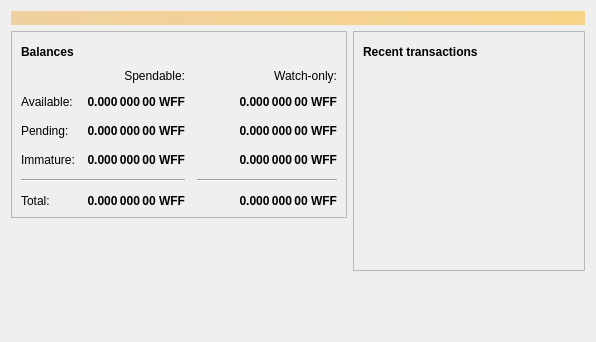
<?xml version="1.0" encoding="UTF-8"?>
<ui version="4.0">
 <class>OverviewPage</class>
 <widget class="QWidget" name="OverviewPage">
  <property name="geometry">
   <rect>
    <x>0</x>
    <y>0</y>
    <width>596</width>
    <height>342</height>
   </rect>
  </property>
  <property name="windowTitle">
   <string>Form</string>
  </property>
  <layout class="QVBoxLayout" name="topLayout">
   <item>
    <widget class="QLabel" name="labelAlerts">
     <property name="visible">
      <bool>false</bool>
     </property>
     <property name="styleSheet">
      <string notr="true">QLabel { background-color: qlineargradient(x1: 0, y1: 0, x2: 1, y2: 0, stop:0 #F0D0A0, stop:1 #F8D488); color:#000000; }</string>
     </property>
     <property name="wordWrap">
      <bool>true</bool>
     </property>
     <property name="margin">
      <number>3</number>
     </property>
     <property name="textInteractionFlags">
      <set>Qt::TextSelectableByMouse</set>
     </property>
    </widget>
   </item>
   <item>
    <layout class="QHBoxLayout" name="horizontalLayout" stretch="1,1">
     <item>
      <layout class="QVBoxLayout" name="verticalLayout_2">
       <item>
        <widget class="QFrame" name="frame">
         <property name="frameShape">
          <enum>QFrame::StyledPanel</enum>
         </property>
         <property name="frameShadow">
          <enum>QFrame::Raised</enum>
         </property>
         <layout class="QVBoxLayout" name="verticalLayout_4">
          <item>
           <layout class="QHBoxLayout" name="horizontalLayout_4">
            <item>
             <widget class="QLabel" name="label_5">
              <property name="font">
               <font>
                <weight>75</weight>
                <bold>true</bold>
               </font>
              </property>
              <property name="text">
               <string>Balances</string>
              </property>
             </widget>
            </item>
            <item>
             <widget class="QPushButton" name="labelWalletStatus">
              <property name="enabled">
               <bool>true</bool>
              </property>
              <property name="maximumSize">
               <size>
                <width>30</width>
                <height>16777215</height>
               </size>
              </property>
              <property name="toolTip">
               <string>The displayed information may be out of date. Your wallet automatically synchronizes with the Whiff network after a connection is established, but this process has not completed yet.</string>
              </property>
              <property name="text">
               <string/>
              </property>
              <property name="icon">
               <iconset resource="../whiff.qrc">
                <normaloff>:/icons/warning</normaloff>
                <disabledoff>:/icons/warning</disabledoff>:/icons/warning</iconset>
              </property>
              <property name="iconSize">
               <size>
                <width>24</width>
                <height>24</height>
               </size>
              </property>
              <property name="flat">
               <bool>true</bool>
              </property>
             </widget>
            </item>
            <item>
             <spacer name="horizontalSpacer_3">
              <property name="orientation">
               <enum>Qt::Horizontal</enum>
              </property>
              <property name="sizeHint" stdset="0">
               <size>
                <width>40</width>
                <height>20</height>
               </size>
              </property>
             </spacer>
            </item>
           </layout>
          </item>
          <item>
           <layout class="QGridLayout" name="gridLayout">
            <property name="spacing">
             <number>12</number>
            </property>
            <item row="2" column="2">
             <widget class="QLabel" name="labelWatchPending">
              <property name="font">
               <font>
                <weight>75</weight>
                <bold>true</bold>
               </font>
              </property>
              <property name="cursor">
               <cursorShape>IBeamCursor</cursorShape>
              </property>
              <property name="toolTip">
               <string>Unconfirmed transactions to watch-only addresses</string>
              </property>
              <property name="text">
               <string notr="true">0.000 000 00 WFF</string>
              </property>
              <property name="alignment">
               <set>Qt::AlignRight|Qt::AlignTrailing|Qt::AlignVCenter</set>
              </property>
              <property name="textInteractionFlags">
               <set>Qt::LinksAccessibleByMouse|Qt::TextSelectableByKeyboard|Qt::TextSelectableByMouse</set>
              </property>
             </widget>
            </item>
            <item row="2" column="1">
             <widget class="QLabel" name="labelUnconfirmed">
              <property name="font">
               <font>
                <weight>75</weight>
                <bold>true</bold>
               </font>
              </property>
              <property name="cursor">
               <cursorShape>IBeamCursor</cursorShape>
              </property>
              <property name="toolTip">
               <string>Total of transactions that have yet to be confirmed, and do not yet count toward the spendable balance</string>
              </property>
              <property name="text">
               <string notr="true">0.000 000 00 WFF</string>
              </property>
              <property name="alignment">
               <set>Qt::AlignRight|Qt::AlignTrailing|Qt::AlignVCenter</set>
              </property>
              <property name="textInteractionFlags">
               <set>Qt::LinksAccessibleByMouse|Qt::TextSelectableByKeyboard|Qt::TextSelectableByMouse</set>
              </property>
             </widget>
            </item>
            <item row="3" column="2">
             <widget class="QLabel" name="labelWatchImmature">
              <property name="font">
               <font>
                <weight>75</weight>
                <bold>true</bold>
               </font>
              </property>
              <property name="cursor">
               <cursorShape>IBeamCursor</cursorShape>
              </property>
              <property name="toolTip">
               <string>Mined balance in watch-only addresses that has not yet matured</string>
              </property>
              <property name="text">
               <string notr="true">0.000 000 00 WFF</string>
              </property>
              <property name="alignment">
               <set>Qt::AlignRight|Qt::AlignTrailing|Qt::AlignVCenter</set>
              </property>
              <property name="textInteractionFlags">
               <set>Qt::LinksAccessibleByMouse|Qt::TextSelectableByKeyboard|Qt::TextSelectableByMouse</set>
              </property>
             </widget>
            </item>
            <item row="4" column="0" colspan="2">
             <widget class="Line" name="line">
              <property name="orientation">
               <enum>Qt::Horizontal</enum>
              </property>
             </widget>
            </item>
            <item row="4" column="2">
             <widget class="Line" name="lineWatchBalance">
              <property name="sizePolicy">
               <sizepolicy hsizetype="Preferred" vsizetype="Fixed">
                <horstretch>0</horstretch>
                <verstretch>0</verstretch>
               </sizepolicy>
              </property>
              <property name="minimumSize">
               <size>
                <width>140</width>
                <height>0</height>
               </size>
              </property>
              <property name="orientation">
               <enum>Qt::Horizontal</enum>
              </property>
             </widget>
            </item>
            <item row="5" column="0">
             <widget class="QLabel" name="labelTotalText">
              <property name="text">
               <string>Total:</string>
              </property>
             </widget>
            </item>
            <item row="3" column="1">
             <widget class="QLabel" name="labelImmature">
              <property name="font">
               <font>
                <weight>75</weight>
                <bold>true</bold>
               </font>
              </property>
              <property name="cursor">
               <cursorShape>IBeamCursor</cursorShape>
              </property>
              <property name="toolTip">
               <string>Mined balance that has not yet matured</string>
              </property>
              <property name="text">
               <string notr="true">0.000 000 00 WFF</string>
              </property>
              <property name="alignment">
               <set>Qt::AlignRight|Qt::AlignTrailing|Qt::AlignVCenter</set>
              </property>
              <property name="textInteractionFlags">
               <set>Qt::LinksAccessibleByMouse|Qt::TextSelectableByKeyboard|Qt::TextSelectableByMouse</set>
              </property>
             </widget>
            </item>
            <item row="2" column="3">
             <spacer name="horizontalSpacer_2">
              <property name="orientation">
               <enum>Qt::Horizontal</enum>
              </property>
              <property name="sizeHint" stdset="0">
               <size>
                <width>40</width>
                <height>20</height>
               </size>
              </property>
             </spacer>
            </item>
            <item row="3" column="0">
             <widget class="QLabel" name="labelImmatureText">
              <property name="text">
               <string>Immature:</string>
              </property>
             </widget>
            </item>
            <item row="5" column="1">
             <widget class="QLabel" name="labelTotal">
              <property name="font">
               <font>
                <weight>75</weight>
                <bold>true</bold>
               </font>
              </property>
              <property name="cursor">
               <cursorShape>IBeamCursor</cursorShape>
              </property>
              <property name="toolTip">
               <string>Your current total balance</string>
              </property>
              <property name="text">
               <string notr="true">0.000 000 00 WFF</string>
              </property>
              <property name="alignment">
               <set>Qt::AlignRight|Qt::AlignTrailing|Qt::AlignVCenter</set>
              </property>
              <property name="textInteractionFlags">
               <set>Qt::LinksAccessibleByMouse|Qt::TextSelectableByKeyboard|Qt::TextSelectableByMouse</set>
              </property>
             </widget>
            </item>
            <item row="5" column="2">
             <widget class="QLabel" name="labelWatchTotal">
              <property name="font">
               <font>
                <weight>75</weight>
                <bold>true</bold>
               </font>
              </property>
              <property name="cursor">
               <cursorShape>IBeamCursor</cursorShape>
              </property>
              <property name="toolTip">
               <string>Current total balance in watch-only addresses</string>
              </property>
              <property name="text">
               <string notr="true">0.000 000 00 WFF</string>
              </property>
              <property name="alignment">
               <set>Qt::AlignRight|Qt::AlignTrailing|Qt::AlignVCenter</set>
              </property>
              <property name="textInteractionFlags">
               <set>Qt::LinksAccessibleByMouse|Qt::TextSelectableByKeyboard|Qt::TextSelectableByMouse</set>
              </property>
             </widget>
            </item>
            <item row="0" column="2">
             <widget class="QLabel" name="labelWatchonly">
              <property name="text">
               <string>Watch-only:</string>
              </property>
              <property name="alignment">
               <set>Qt::AlignRight|Qt::AlignTrailing|Qt::AlignVCenter</set>
              </property>
             </widget>
            </item>
            <item row="1" column="0">
             <widget class="QLabel" name="labelBalanceText">
              <property name="text">
               <string>Available:</string>
              </property>
             </widget>
            </item>
            <item row="1" column="1">
             <widget class="QLabel" name="labelBalance">
              <property name="font">
               <font>
                <weight>75</weight>
                <bold>true</bold>
               </font>
              </property>
              <property name="cursor">
               <cursorShape>IBeamCursor</cursorShape>
              </property>
              <property name="toolTip">
               <string>Your current spendable balance</string>
              </property>
              <property name="text">
               <string notr="true">0.000 000 00 WFF</string>
              </property>
              <property name="alignment">
               <set>Qt::AlignRight|Qt::AlignTrailing|Qt::AlignVCenter</set>
              </property>
              <property name="textInteractionFlags">
               <set>Qt::LinksAccessibleByMouse|Qt::TextSelectableByKeyboard|Qt::TextSelectableByMouse</set>
              </property>
             </widget>
            </item>
            <item row="1" column="2">
             <widget class="QLabel" name="labelWatchAvailable">
              <property name="font">
               <font>
                <weight>75</weight>
                <bold>true</bold>
               </font>
              </property>
              <property name="cursor">
               <cursorShape>IBeamCursor</cursorShape>
              </property>
              <property name="toolTip">
               <string>Your current balance in watch-only addresses</string>
              </property>
              <property name="text">
               <string notr="true">0.000 000 00 WFF</string>
              </property>
              <property name="alignment">
               <set>Qt::AlignRight|Qt::AlignTrailing|Qt::AlignVCenter</set>
              </property>
              <property name="textInteractionFlags">
               <set>Qt::LinksAccessibleByMouse|Qt::TextSelectableByKeyboard|Qt::TextSelectableByMouse</set>
              </property>
             </widget>
            </item>
            <item row="2" column="0">
             <widget class="QLabel" name="labelPendingText">
              <property name="text">
               <string>Pending:</string>
              </property>
             </widget>
            </item>
            <item row="0" column="1">
             <widget class="QLabel" name="labelSpendable">
              <property name="text">
               <string>Spendable:</string>
              </property>
              <property name="alignment">
               <set>Qt::AlignRight|Qt::AlignTrailing|Qt::AlignVCenter</set>
              </property>
             </widget>
            </item>
           </layout>
          </item>
         </layout>
        </widget>
       </item>
       <item>
        <spacer name="verticalSpacer">
         <property name="orientation">
          <enum>Qt::Vertical</enum>
         </property>
         <property name="sizeHint" stdset="0">
          <size>
           <width>20</width>
           <height>40</height>
          </size>
         </property>
        </spacer>
       </item>
      </layout>
     </item>
     <item>
      <layout class="QVBoxLayout" name="verticalLayout_3">
       <item>
        <widget class="QFrame" name="frame_2">
         <property name="frameShape">
          <enum>QFrame::StyledPanel</enum>
         </property>
         <property name="frameShadow">
          <enum>QFrame::Raised</enum>
         </property>
         <layout class="QVBoxLayout" name="verticalLayout">
          <item>
           <layout class="QHBoxLayout" name="horizontalLayout_2">
            <item>
             <widget class="QLabel" name="label_4">
              <property name="font">
               <font>
                <weight>75</weight>
                <bold>true</bold>
               </font>
              </property>
              <property name="text">
               <string>Recent transactions</string>
              </property>
             </widget>
            </item>
            <item>
             <widget class="QPushButton" name="labelTransactionsStatus">
              <property name="enabled">
               <bool>true</bool>
              </property>
              <property name="maximumSize">
               <size>
                <width>30</width>
                <height>16777215</height>
               </size>
              </property>
              <property name="toolTip">
               <string>The displayed information may be out of date. Your wallet automatically synchronizes with the Whiff network after a connection is established, but this process has not completed yet.</string>
              </property>
              <property name="text">
               <string/>
              </property>
              <property name="icon">
               <iconset resource="../whiff.qrc">
                <normaloff>:/icons/warning</normaloff>
                <disabledoff>:/icons/warning</disabledoff>:/icons/warning</iconset>
              </property>
              <property name="iconSize">
               <size>
                <width>24</width>
                <height>24</height>
               </size>
              </property>
              <property name="flat">
               <bool>true</bool>
              </property>
             </widget>
            </item>
            <item>
             <spacer name="horizontalSpacer">
              <property name="orientation">
               <enum>Qt::Horizontal</enum>
              </property>
              <property name="sizeHint" stdset="0">
               <size>
                <width>40</width>
                <height>20</height>
               </size>
              </property>
             </spacer>
            </item>
           </layout>
          </item>
          <item>
           <widget class="QListView" name="listTransactions">
            <property name="styleSheet">
             <string notr="true">QListView { background: transparent; }</string>
            </property>
            <property name="frameShape">
             <enum>QFrame::NoFrame</enum>
            </property>
            <property name="verticalScrollBarPolicy">
             <enum>Qt::ScrollBarAlwaysOff</enum>
            </property>
            <property name="horizontalScrollBarPolicy">
             <enum>Qt::ScrollBarAlwaysOff</enum>
            </property>
            <property name="selectionMode">
             <enum>QAbstractItemView::NoSelection</enum>
            </property>
           </widget>
          </item>
         </layout>
        </widget>
       </item>
       <item>
        <spacer name="verticalSpacer_2">
         <property name="orientation">
          <enum>Qt::Vertical</enum>
         </property>
         <property name="sizeHint" stdset="0">
          <size>
           <width>20</width>
           <height>40</height>
          </size>
         </property>
        </spacer>
       </item>
      </layout>
     </item>
    </layout>
   </item>
  </layout>
 </widget>
 <resources/>
 <connections/>
</ui>
